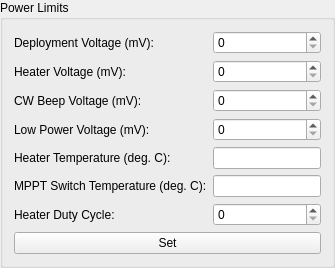
             <widget class="QGroupBox" name="powerLimitsGroupBox">
              <property name="title">
               <string>Power Limits</string>
              </property>
              <layout class="QGridLayout" name="gridLayout_16">
               <item row="4" column="2">
                <widget class="QLineEdit" name="SatelliteConfig_PowerLimits_HeaterTemperature_LineEdit"/>
               </item>
               <item row="3" column="2">
                <widget class="QSpinBox" name="SatelliteConfig_PowerLimits_LowPowerVoltage_SpinBox">
                 <property name="maximum">
                  <number>99999999</number>
                 </property>
                </widget>
               </item>
               <item row="4" column="1">
                <widget class="QLabel" name="label_20">
                 <property name="text">
                  <string>Heater Temperature (deg. C):</string>
                 </property>
                </widget>
               </item>
               <item row="3" column="1">
                <widget class="QLabel" name="label_19">
                 <property name="text">
                  <string>Low Power Voltage (mV):</string>
                 </property>
                </widget>
               </item>
               <item row="7" column="1" colspan="2">
                <widget class="QPushButton" name="SatelliteConfig_PowerLimits_Set_Button">
                 <property name="text">
                  <string>Set</string>
                 </property>
                </widget>
               </item>
               <item row="2" column="1">
                <widget class="QLabel" name="label_18">
                 <property name="text">
                  <string>CW Beep Voltage (mV):</string>
                 </property>
                </widget>
               </item>
               <item row="0" column="1">
                <widget class="QLabel" name="label_75">
                 <property name="text">
                  <string>Deployment Voltage (mV):</string>
                 </property>
                </widget>
               </item>
               <item row="1" column="2">
                <widget class="QSpinBox" name="SatelliteConfig_PowerLimits_HeaterVoltage_SpinBox">
                 <property name="maximum">
                  <number>99999999</number>
                 </property>
                </widget>
               </item>
               <item row="0" column="2">
                <widget class="QSpinBox" name="SatelliteConfig_PowerLimits_DeploymentVoltage_SpinBox">
                 <property name="maximum">
                  <number>99999999</number>
                 </property>
                </widget>
               </item>
               <item row="1" column="1">
                <widget class="QLabel" name="label_17">
                 <property name="text">
                  <string>Heater Voltage (mV):</string>
                 </property>
                </widget>
               </item>
               <item row="5" column="1">
                <widget class="QLabel" name="label_21">
                 <property name="text">
                  <string>MPPT Switch Temperature (deg. C):</string>
                 </property>
                </widget>
               </item>
               <item row="5" column="2">
                <widget class="QLineEdit" name="SatelliteConfig_PowerLimits_MPPTSwitchTemperature_LineEdit"/>
               </item>
               <item row="2" column="2">
                <widget class="QSpinBox" name="SatelliteConfig_PowerLimits_CWBeepVoltage_SpinBox">
                 <property name="maximum">
                  <number>99999999</number>
                 </property>
                </widget>
               </item>
               <item row="6" column="1">
                <widget class="QLabel" name="label_150">
                 <property name="text">
                  <string>Heater Duty Cycle:</string>
                 </property>
                </widget>
               </item>
               <item row="6" column="2">
                <widget class="QSpinBox" name="SatelliteConfig_PowerLimits_HeaterDutyCycle_SpinBox">
                 <property name="maximum">
                  <number>99999999</number>
                 </property>
                </widget>
               </item>
              </layout>
             </widget>
